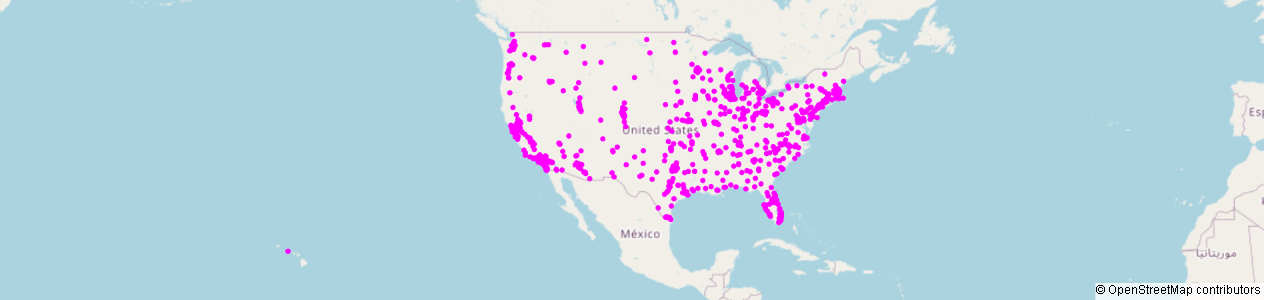

Reproduce this figure in Python.
# Exemplo simples

import pandas as pd # Biblioteca usada na criação de dataframes
us_cities = pd.read_csv("https://raw.githubusercontent.com/plotly/datasets/master/us-cities-top-1k.csv")

import plotly.express as px # 

fig = px.scatter_mapbox(us_cities, lat="lat", lon="lon", hover_name="City", hover_data=["State", "Population"],
                        color_discrete_sequence=["fuchsia"], zoom=3, height=300)
fig.update_layout(mapbox_style="open-street-map")
fig.update_layout(margin={"r":0,"t":0,"l":0,"b":0})

fig.show() # Plota o gráfico
